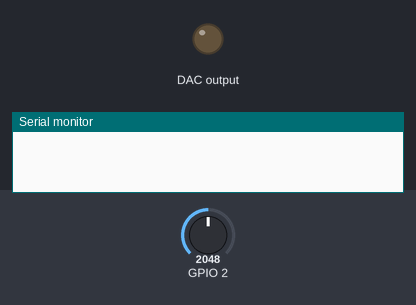
The program below on a simulated ESP32-S3. On the bench: output pins drawn as LEDs (lit = HIGH), the last lines printed to the serial monitor. Wiring (inferred from the names in the program): MCP4725 DAC at I2C address 0x60. Inputs (shaded band) come from the test bench; at power-on: GPIO 2 = 2048 (analog values on the 0–4095 scale).

Above: at 0.0 s.
At 4.2 s:
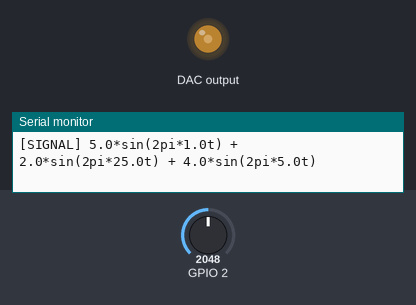
4.3 s: GPIO 2 set to 2866
At 5.18 s:
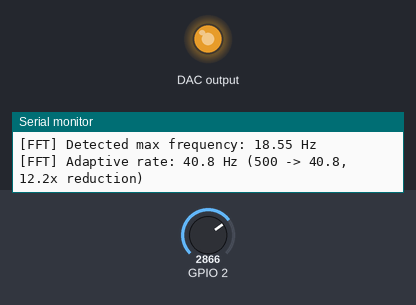
Timing chart, 0 to 13.3 s (numbered marks = the images above; inputs shaded):
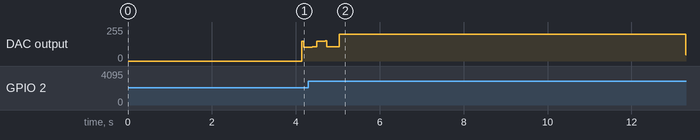

The program:

main.cpp
```cpp
// IoT Adaptive Sampling System
// Heltec WiFi LoRa 32 V3 + MCP4725 DAC (loopback: DAC out -> ADC in)


#include <Arduino.h>
#include <Wire.h>

#include "config.h"
#include "globals.h"
#include "signal_generator.h"
#include "sampler.h"
#include "fft_processor.h"
#include "aggregator.h"

#ifdef BONUS
#include "filter.h"
#endif

#if defined(USE_LORAWAN) && !defined(SKIP_TX)
#include "lora_tx.h"
#elif !defined(SKIP_TX)
#include "wifi_mqtt.h"
#endif


void setup() {
    Serial.begin(115200);
    delay(3000); // wait for USB to stabilize
    // Serial.println("BOOT OK");
    Serial.println("\n=== IoT Adaptive Sampling System ===\n");


    // 1. TRANSMISSION INIT

#ifdef SKIP_TX
     Serial.println("[MODE] No transmission (SKIP_TX), serial output only");
#elif defined(USE_LORAWAN)
    setupLoRa();
#else
    // WiFi + MQTT — persistent connection, established once at boot.
    setupWiFi();
    setupMQTT();
#endif

    // 2. HARDWARE INIT (I2C, ADC, DAC)
    Wire.begin(I2C_SDA, I2C_SCL);

    // Each DAC write sends 3 bytes = ~29 bits on the wire.
    // At 100 kHz: ~240 us per write. At 400 kHz: ~70 us per write.
    // We use 400 kHz (fast mode) because the MCP4725 supports it and our
    // jumper wires are short — 100 kHz would also work at our current update
    // rate (200 Hz) but 400 kHz leaves headroom for higher signal frequencies.
    Wire.setClock(400000);

    Wire.beginTransmission(MCP4725_ADDR);
    if (Wire.endTransmission() != 0) {
        // Serial.println("ERROR: MCP4725 not found! Check wiring (SDA=41, SCL=42)");
        while (1) delay(1000);
    }
    // Serial.println("MCP4725 found at 0x60");

    analogSetAttenuation(ADC_11db);  // 0-3.3V range
    analogReadResolution(12);        // 12-bit

    // Precompute lookup table for the DAC signal (sin() computed once, not at runtime)
    buildSignalLUT();

    Serial.printf("[SIGNAL] ");
    for (int k = 0; k < NUM_COMPONENTS; k++) {
        Serial.printf("%.1f*sin(2pi*%.1ft)", amplitudes[k], frequencies[k]);
        if (k < NUM_COMPONENTS - 1) Serial.printf(" + ");
    }
    Serial.println();
    // Serial.printf("\nOversampling: %.0f Hz, FFT bins: %d\n\n", MAX_SAMPLING_FREQ, FFT_SAMPLES);


    // 3. QUEUES

    // sampleQueue: FIFO between AdaptiveSampler (producer) and Aggregator (consumer).
    // Sized for one full window at max rate, capped at 2000 to limit RAM (~8 KB).
    // After FFT reduces the rate (e.g. to 10.7 Hz), only ~107 samples per window
    // are actually needed, so 2000 is more than enough.
    int qSize = min((int)(MAX_SAMPLING_FREQ * WINDOW_DURATION_SEC), 2000);
    sampleQueue = xQueueCreate(qSize, sizeof(float));

    // txQueue (LoRa only): size=1 with xQueueOverwrite. Aggregator always succeeds
    // (never blocks), LoRaTX always gets the most recent average. If LoRa is still
    // busy, the old value is replaced — fresh data over stale backlog.
    // Contrast with sampleQueue (size 2000): every sample matters for the average.
#if defined(USE_LORAWAN) && !defined(SKIP_TX)
    txQueue = xQueueCreate(1, sizeof(TxFrame_t));
#endif

    // 4. TASKS

    xTaskCreatePinnedToCore(
        TaskDACGenerator,  // puntatore alla funzione da eseguire
        "DAC",             // nome (solo per debug)
        4096,              // stack size in bytes (RAM privata del task)
        NULL,              // parametro passato al task (pvParameters)
        2,                 // priorità (2 = alta, 1 = bassa, 0 = idle)
        NULL,              // handle (puntatore per controllare il task dopo)
        0                  // core: 0 o 1 (ESP32-S3 è dual-core)
    );

#ifndef SKIP_FFT
    // Adaptive mode : TaskOversampler and TaskFFTProcessor run one-shot on core 1
    // TaskAdaptiveSampler is created inside TaskFFTProcessor after f_max is known.

    xTaskCreatePinnedToCore(TaskOversampler,  "Sample",  8192, NULL, 2, NULL,            1);
  #ifdef BONUS
    // in BONUS mode the FFT task is not created - the FFT methods are called inside TaskFilter
    // Once the FFT is done and the f_max is found, TaskFilter creates the AdaptiveSampler task directly
    // (inside applyAdaptiveRate, which is defined in fft_processor.cpp)
    xTaskCreatePinnedToCore(TaskFilter,       "Filter", 16384, NULL, 1, &filterTaskHandle, 1);
  #else
    xTaskCreatePinnedToCore(TaskFFTProcessor, "FFT",     8192, NULL, 1, &fftTaskHandle,  1);
  #endif

#else
    // Oversampling mode: TaskOversampler and TaskFFTProcessor are not created.
    // TaskAdaptiveSampler is created now with the max sampling rate
    // (adaptiveSamplingFreq defaults to MAX_SAMPLING_FREQ, set in globals.cpp).

    fftDone = true; // to unblock TaskAggregator, even if FFT is skipped
    xTaskCreatePinnedToCore(TaskAdaptiveSampler, "AdaptSamp", 4096, NULL, 2, &adaptiveTaskHandle, 1);
    // Serial.printf("[MODE] Oversampling at %.0f Hz (FFT skipped)\n", MAX_SAMPLING_FREQ);
#endif

    xTaskCreatePinnedToCore(TaskAggregator, "Agg", 4096, NULL, 1, NULL, 1);

#if defined(USE_LORAWAN) && !defined(SKIP_TX)
    // LoRa TX on Core 0, pri 1 (below DAC pri 2).
    xTaskCreatePinnedToCore(TaskLoRaTX, "LoRaTX", 8192, NULL, 1, NULL, 0);
#endif

}

void loop() {
    vTaskDelete(NULL);
}
```

aggregator.h
```cpp
#ifndef AGGREGATOR_H
#define AGGREGATOR_H

#include <Arduino.h>

// Collects samples over a time window and computes average voltage.
void TaskAggregator(void *pvParameters);

#endif
```

fft_processor.h
```cpp
#ifndef FFT_PROCESSOR_H
#define FFT_PROCESSOR_H

#include <Arduino.h>

// Scan all FFT bins and return the highest frequency above threshold.
// WARNING: do NOT use majorPeak() for this — it returns the dominant
// frequency, not the highest one present.
float findMaxFrequency(double *magnitudes, int samples, float samplingFreq);

// In-place FFT pipeline on the given buffer: DC removal, Hamming window,
// FFT, magnitude, then findMaxFrequency. Buffer is destroyed (replaced
// with magnitudes). Caller must pass copies if the original is needed.
float runFFTAndFindMax(double *buf, int n, float samplingFreq);

// Apply detected f_max to the runtime: set adaptiveSamplingFreq, mark fftDone,
// spawn TaskAdaptiveSampler. Shared by FFT task and filter task.
void applyAdaptiveRate(float maxFreq);

// FFT task: waits for buffer, computes FFT, sets adaptive rate, spawns sampler
void TaskFFTProcessor(void *pvParameters);

#endif
```

filter.h
```cpp
#ifndef FILTER_H
#define FILTER_H

#include <Arduino.h>
#include "config.h"

#ifdef BONUS

void TaskFilter(void *pvParameters);

#endif

#endif
```

globals.h
```cpp
#ifndef GLOBALS_H
#define GLOBALS_H

#include <Arduino.h>
#include "config.h"
#include "freertos/FreeRTOS.h"
#include "freertos/task.h"
#include "freertos/queue.h"

// --- Shared state ---
// These are "volatile" because they are written by one task and read by others
// running on different cores. Without volatile, the compiler might cache the
// value in a register and a task would never see the update from another task.
extern volatile float adaptiveSamplingFreq;
extern volatile float detectedMaxFreq;
extern volatile bool  fftDone;

// --- FFT buffers (filled by sampler, consumed by FFT task) ---
extern double vReal[];
extern double vImag[];

// --- Aggregated result (passed from aggregator to LoRa TX task) ---
typedef struct {
    float avgV;
    int   windowNum;
} TxFrame_t;

// --- Synchronization ---
// sampleQueue: FIFO of float values, written by TaskAdaptiveSampler (Core 1),
// read by TaskAggregator (Core 1). Each element is one raw ADC reading.
extern QueueHandle_t sampleQueue;

// txQueue: single-slot queue of TxFrame_t, written by TaskAggregator,
// read by TaskLoRaTX. Size=1 with xQueueOverwrite: aggregator never blocks,
// LoRaTX always gets the most recent average (older ones are discarded).
// Only used in LoRaWAN mode — MQTT calls mqttPublish() directly because
// the publish takes ~1-5ms and doesn't need a separate task.
// LoRa TX takes seconds (air time + RX windows + duty cycle wait),
// so it must run in its own task to not block the aggregator.
#ifdef USE_LORAWAN
extern QueueHandle_t txQueue;
#endif
// fftTaskHandle: used by TaskOversampler to notify TaskFFTProcessor via
// xTaskNotifyGive() that the FFT buffer is ready to be analysed.
extern TaskHandle_t  fftTaskHandle;
// adaptiveTaskHandle: set when TaskFFTProcessor creates TaskAdaptiveSampler
// dynamically. Kept for potential future use (e.g. deleting the task).
extern TaskHandle_t  adaptiveTaskHandle;

// filterTaskHandle: notified by TaskOversampler when BONUS is active.
// The filter task replaces the FFT task in the boot pipeline: it injects
// noise/anomalies, evaluates Z-score and Hampel, then runs FFT itself.
#ifdef BONUS
extern TaskHandle_t  filterTaskHandle;
#endif

#endif
```

sampler.h
```cpp
#ifndef SAMPLER_H
#define SAMPLER_H

#include <Arduino.h>

// Oversampler: fills FFT buffer at MAX_SAMPLING_FREQ, then notifies FFT task
void TaskOversampler(void *pvParameters);

// Adaptive sampler: reads ADC at the reduced rate, pushes to queue
void TaskAdaptiveSampler(void *pvParameters);

#endif
```

signal_generator.h
```cpp
#ifndef SIGNAL_GENERATOR_H
#define SIGNAL_GENERATOR_H

#include <Arduino.h>

// Write a 12-bit value to the MCP4725 via I2C fast-write
void mcp4725_write(uint16_t value);

// Build the lookup table of precomputed DAC values (called once in setup).
// Computes update rate and LUT size automatically from the signal frequencies.
void buildSignalLUT();

// FreeRTOS task: continuously outputs the signal through MCP4725
void TaskDACGenerator(void *pvParameters);

#endif
```

wifi_mqtt.h
```cpp
#ifndef WIFI_MQTT_H
#define WIFI_MQTT_H

void setupWiFi();
void setupMQTT();
void mqttReconnect();
void mqttPublish(float avgV, int windowNum);

#endif
```

aggregator.cpp
```cpp
#include "aggregator.h"
#include "config.h"
#include "globals.h"

#if !defined(USE_LORAWAN) && !defined(SKIP_TX)
#include "wifi_mqtt.h"
#endif

// Collects samples from the queue and computes the average over each window.
// Uses a FIXED (tumbling) window: collects exactly samplesPerWindow samples,
// computes the average, outputs the result, then starts a fresh window with
// sum and count reset to zero. No overlap between consecutive windows.
void TaskAggregator(void *pvParameters) {
    // Wait until FFT has determined the adaptive frequency
    while (!fftDone)
        vTaskDelay(pdMS_TO_TICKS(100));

    int samplesPerWindow = (int)(adaptiveSamplingFreq * WINDOW_DURATION_SEC);
    // Serial.printf("[AGG] Window: %d s, expected samples: %d\n",
    //               WINDOW_DURATION_SEC, samplesPerWindow);

    int windowNum = 0;

    while (1) {
        float sum = 0.0;
        int count = 0;
        unsigned long t0 = millis();

        while (count < samplesPerWindow) {
            float sample;
            // xQueueReceive blocks until a sample arrives in the queue.
            // The 2000 ms timeout is a safety net: if the adaptive sampler
            // stops producing samples for some reason, we don't hang forever.
            // Under normal operation the timeout never triggers.
            if (xQueueReceive(sampleQueue, &sample, pdMS_TO_TICKS(2000)) == pdTRUE) {
                sum += sample;
                count++;
            }
        }

        unsigned long dt = millis() - t0;
        float avgV = (sum / count / 4095.0) * 3.3;  // raw ADC -> voltage
        windowNum++;

        // Verbose per-window log — commented out for clean latency demo.
        // Re-enable to debug sampling rate / queue behaviour.
        // Serial.printf("[AGG] Window #%d: %d samples in %lu ms, avg=%.3f V\n",
        //               windowNum, count, dt, avgV);

#ifndef SKIP_TX
  #ifdef USE_LORAWAN
        // LoRa sendReceive() blocks for ~7s (TX + RX1@5s + RX2@6s on TTN).
        // Calling it here would stall the aggregator → samples pile up → queue overflow.
        // So LoRa runs in a separate task, and we hand off data via txQueue.
        // xQueueOverwrite on size-1 queue: if LoRa is still busy, the old value is
        // replaced with the fresh one — no backlog, no stale data, no blocking.
        TxFrame_t frame = { avgV, windowNum };
        xQueueOverwrite(txQueue, &frame);
  #else
        // MQTT publish takes ~1-5ms on local WiFi — fast enough to call directly
        // without a separate task or queue.
        mqttPublish(avgV, windowNum);
  #endif
#endif
    }
}
```

fft_processor.cpp
```cpp
#include "fft_processor.h"
#include "config.h"
#include "globals.h"
#include "sampler.h"
#include <arduinoFFT.h>

// Scan magnitude bins to find the HIGHEST frequency with significant energy.
// majorPeak() only gives the loudest frequency — we need the highest one
// because Nyquist requires f_sample >= 2 * f_max.
//
// Example: signal = 4*sin(2pi*3t) + 2*sin(2pi*5t)
//   majorPeak() -> 3 Hz (wrong for our purpose)
//   findMaxFrequency() -> 5 Hz (correct)
//
// The threshold is relative: FFT_MAG_THRESHOLD_RATIO * peak magnitude.
// This separates real signal components from noise/spectral leakage
// automatically, regardless of signal amplitude or ADC configuration.
float findMaxFrequency(double *magnitudes, int samples, float samplingFreq) {
    // Find peak magnitude for noise floor threshold (skip bin 0 = DC)
    double peakMag = 0.0;
    for (int i = 1; i < samples / 2; i++)
        if (magnitudes[i] > peakMag) peakMag = magnitudes[i];

    double threshold = peakMag * FFT_MAG_THRESHOLD_RATIO;
    float freqRes = samplingFreq / (float)samples;

    // Highest-frequency LOCAL PEAK above threshold. Local peak = bin higher
    // than both neighbors. Filters out spectral leakage (which decreases
    // monotonically away from a real peak, so leakage bins are never local maxima).
    float maxFreq = 0.0;
    for (int i = 2; i < samples / 2 - 1; i++) {
        if (magnitudes[i] > threshold &&
            magnitudes[i] > magnitudes[i - 1] &&
            magnitudes[i] > magnitudes[i + 1]) {
            float freq = i * freqRes;
            if (freq > maxFreq) maxFreq = freq;
        }
    }
    return maxFreq;
}

// In-place FFT pipeline. Uses a static imag buffer (zeroed each call) so
// callers don't have to provide one. Destroys `buf` (writes magnitudes back).
float runFFTAndFindMax(double *buf, int n, float samplingFreq) {
    static double imag[FFT_SAMPLES];
    for (int i = 0; i < n; i++) imag[i] = 0.0;

    // DC removal: ADC mid-scale (~2048) would dominate bin 0 and skew the
    // relative threshold inside findMaxFrequency.
    double mean = 0.0;
    for (int i = 0; i < n; i++) mean += buf[i];
    mean /= n;
    for (int i = 0; i < n; i++) buf[i] -= mean;

    ArduinoFFT<double> FFT(buf, imag, n, samplingFreq);

    // Hamming window reduces spectral leakage
    FFT.windowing(FFT_WIN_TYP_HAMMING, FFT_FORWARD);

    FFT.compute(FFT_FORWARD);
    FFT.complexToMagnitude();
    return findMaxFrequency(buf, n, samplingFreq);
}

// Set the adaptive rate from a detected f_max and start the steady-state
// sampler.
void applyAdaptiveRate(float maxFreq) {
    // Nyquist: f_sample > 2*f_max. 2.2x adds ~10% margin to absorb the FFT
    // bin resolution error (e.g. real 5 Hz detected as 4.88 Hz at 0.977 Hz/bin).
    if (maxFreq > 0) {
        detectedMaxFreq = maxFreq;
        adaptiveSamplingFreq = maxFreq * 2.2;

        Serial.printf("[FFT] Detected max frequency: %.2f Hz\n", maxFreq);
        Serial.printf("[FFT] Adaptive rate: %.1f Hz (%.0f -> %.1f, %.1fx reduction)\n",
                       adaptiveSamplingFreq, MAX_SAMPLING_FREQ, adaptiveSamplingFreq,
                       MAX_SAMPLING_FREQ / adaptiveSamplingFreq);
    }
    fftDone = true;

    xTaskCreatePinnedToCore(TaskAdaptiveSampler, "AdaptSamp",
                            4096, NULL, 2, &adaptiveTaskHandle, 1);
}

// Runs ONCE at startup. Waits for the oversampler buffer, computes FFT,
// determines f_max, sets the adaptive sampling rate, then spawns the
// adaptive sampler task and deletes itself.
//
// One-shot: signal is a fixed sum of sinusoids → frequency content stationary.
// In BONUS mode this task is replaced by TaskFilter, which does the same job
// after injecting noise/anomalies and evaluating filters.
void TaskFFTProcessor(void *pvParameters) {
    ulTaskNotifyTake(pdTRUE, portMAX_DELAY);

    float maxFreq = runFFTAndFindMax(vReal, FFT_SAMPLES, MAX_SAMPLING_FREQ);
    applyAdaptiveRate(maxFreq);

    vTaskDelete(NULL);
}
```

globals.cpp
```cpp
#include "config.h"
#include "globals.h"

// Shared state — volatile because these are written by one task and read by
// others on different cores. Forces the compiler to re-read from RAM every time
// instead of caching in a CPU register (which would miss cross-task updates).
volatile float adaptiveSamplingFreq = MAX_SAMPLING_FREQ;
volatile float detectedMaxFreq = 0.0;
volatile bool  fftDone = false;

// FFT buffers
double vReal[FFT_SAMPLES];
double vImag[FFT_SAMPLES];

// Synchronization
QueueHandle_t sampleQueue         = NULL;
TaskHandle_t  fftTaskHandle       = NULL;
TaskHandle_t  adaptiveTaskHandle  = NULL;

#ifdef USE_LORAWAN
QueueHandle_t txQueue             = NULL;
#endif

#ifdef BONUS
TaskHandle_t  filterTaskHandle    = NULL;
#endif
```

Source omitted: filter.cpp (10443 bytes), lora_tx.cpp (5265 bytes), sampler.cpp (3215 bytes), signal_generator.cpp (4750 bytes), wifi_mqtt.cpp (3651 bytes), config.h (4860 bytes)

Measured:
- after the input at 4.3 s, DAC output: goes on until 5.0 s, then stays 201/255
